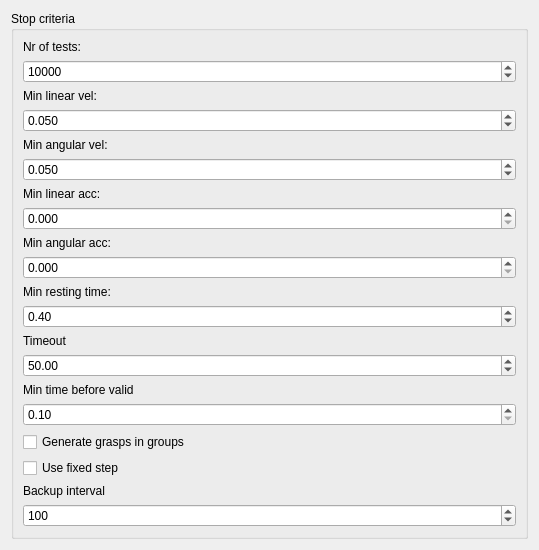
         <widget class="QWidget" name="scrollAreaWidgetContents_2">
          <property name="geometry">
           <rect>
            <x>0</x>
            <y>0</y>
            <width>539</width>
            <height>508</height>
           </rect>
          </property>
          <layout class="QVBoxLayout" name="verticalLayout_11">
           <item>
            <widget class="QGroupBox" name="groupBox_2">
             <property name="minimumSize">
              <size>
               <width>201</width>
               <height>0</height>
              </size>
             </property>
             <property name="title">
              <string>Stop criteria</string>
             </property>
             <layout class="QVBoxLayout" name="verticalLayout_12">
              <item>
               <widget class="QLabel" name="label_3">
                <property name="text">
                 <string>Nr of tests: </string>
                </property>
               </widget>
              </item>
              <item>
               <widget class="QSpinBox" name="_nrOfTestsSpin">
                <property name="toolTip">
                 <string>&lt;!DOCTYPE HTML PUBLIC &quot;-//W3C//DTD HTML 4.0//EN&quot; &quot;http://www.w3.org/TR/REC-html40/strict.dtd&quot;&gt;
&lt;html&gt;&lt;head&gt;&lt;meta name=&quot;qrichtext&quot; content=&quot;1&quot; /&gt;&lt;style type=&quot;text/css&quot;&gt;
p, li { white-space: pre-wrap; }
&lt;/style&gt;&lt;/head&gt;&lt;body style=&quot; font-family:'MS Shell Dlg 2'; font-size:8.25pt; font-weight:400; font-style:normal;&quot;&gt;
&lt;p style=&quot; margin-top:0px; margin-bottom:0px; margin-left:0px; margin-right:0px; -qt-block-indent:0; text-indent:0px; font-size:8pt;&quot;&gt;The number of simulations that is &lt;/p&gt;
&lt;p style=&quot; margin-top:0px; margin-bottom:0px; margin-left:0px; margin-right:0px; -qt-block-indent:0; text-indent:0px; font-size:8pt;&quot;&gt;to be performed.&lt;/p&gt;&lt;/body&gt;&lt;/html&gt;</string>
                </property>
                <property name="minimum">
                 <number>1</number>
                </property>
                <property name="maximum">
                 <number>1000000</number>
                </property>
                <property name="value">
                 <number>10000</number>
                </property>
               </widget>
              </item>
              <item>
               <widget class="QLabel" name="label_11">
                <property name="text">
                 <string>Min linear vel:</string>
                </property>
               </widget>
              </item>
              <item>
               <widget class="QDoubleSpinBox" name="_linVelSpin">
                <property name="toolTip">
                 <string>Objects must have an linear 
velocity below this value, before
it is considered to be 
resting.</string>
                </property>
                <property name="decimals">
                 <number>3</number>
                </property>
                <property name="minimum">
                 <double>0.001000000000000</double>
                </property>
                <property name="maximum">
                 <double>1.000000000000000</double>
                </property>
                <property name="singleStep">
                 <double>0.010000000000000</double>
                </property>
                <property name="value">
                 <double>0.050000000000000</double>
                </property>
               </widget>
              </item>
              <item>
               <widget class="QLabel" name="label_12">
                <property name="text">
                 <string>Min angular vel:</string>
                </property>
               </widget>
              </item>
              <item>
               <widget class="QDoubleSpinBox" name="_angVelSpin">
                <property name="toolTip">
                 <string>Objects must have an angular 
velocity below this value, before
it is considered to be 
resting.</string>
                </property>
                <property name="decimals">
                 <number>3</number>
                </property>
                <property name="minimum">
                 <double>0.001000000000000</double>
                </property>
                <property name="maximum">
                 <double>1.000000000000000</double>
                </property>
                <property name="singleStep">
                 <double>0.010000000000000</double>
                </property>
                <property name="value">
                 <double>0.050000000000000</double>
                </property>
               </widget>
              </item>
              <item>
               <widget class="QLabel" name="label_13">
                <property name="text">
                 <string>Min linear acc:</string>
                </property>
               </widget>
              </item>
              <item>
               <widget class="QDoubleSpinBox" name="_linAccSpin">
                <property name="decimals">
                 <number>3</number>
                </property>
                <property name="minimum">
                 <double>0.000000000000000</double>
                </property>
                <property name="maximum">
                 <double>1.000000000000000</double>
                </property>
                <property name="singleStep">
                 <double>0.000001000000000</double>
                </property>
                <property name="value">
                 <double>0.000000000000000</double>
                </property>
               </widget>
              </item>
              <item>
               <widget class="QLabel" name="label_14">
                <property name="text">
                 <string>Min angular acc:</string>
                </property>
               </widget>
              </item>
              <item>
               <widget class="QDoubleSpinBox" name="_angAccSpin">
                <property name="decimals">
                 <number>3</number>
                </property>
                <property name="minimum">
                 <double>0.000000000000000</double>
                </property>
                <property name="maximum">
                 <double>1.000000000000000</double>
                </property>
                <property name="singleStep">
                 <double>0.000001000000000</double>
                </property>
                <property name="value">
                 <double>0.000000000000000</double>
                </property>
               </widget>
              </item>
              <item>
               <widget class="QLabel" name="label_15">
                <property name="text">
                 <string>Min resting time:</string>
                </property>
               </widget>
              </item>
              <item>
               <widget class="QDoubleSpinBox" name="_minRestTimeSpin">
                <property name="toolTip">
                 <string>&lt;!DOCTYPE HTML PUBLIC &quot;-//W3C//DTD HTML 4.0//EN&quot; &quot;http://www.w3.org/TR/REC-html40/strict.dtd&quot;&gt;
&lt;html&gt;&lt;head&gt;&lt;meta name=&quot;qrichtext&quot; content=&quot;1&quot; /&gt;&lt;style type=&quot;text/css&quot;&gt;
p, li { white-space: pre-wrap; }
&lt;/style&gt;&lt;/head&gt;&lt;body style=&quot; font-family:'MS Shell Dlg 2'; font-size:8.25pt; font-weight:400; font-style:normal;&quot;&gt;
&lt;p style=&quot; margin-top:0px; margin-bottom:0px; margin-left:0px; margin-right:0px; -qt-block-indent:0; text-indent:0px; font-size:8pt;&quot;&gt; The minimum of time that the &lt;/p&gt;
&lt;p style=&quot; margin-top:0px; margin-bottom:0px; margin-left:0px; margin-right:0px; -qt-block-indent:0; text-indent:0px; font-size:8pt;&quot;&gt;other stop criterias must be &lt;/p&gt;
&lt;p style=&quot; margin-top:0px; margin-bottom:0px; margin-left:0px; margin-right:0px; -qt-block-indent:0; text-indent:0px; font-size:8pt;&quot;&gt;true before this stop criteria &lt;/p&gt;
&lt;p style=&quot; margin-top:0px; margin-bottom:0px; margin-left:0px; margin-right:0px; -qt-block-indent:0; text-indent:0px; font-size:8pt;&quot;&gt;becomes true.&lt;/p&gt;
&lt;p style=&quot; margin-top:0px; margin-bottom:0px; margin-left:0px; margin-right:0px; -qt-block-indent:0; text-indent:0px; font-size:8pt;&quot;&gt; Time is in seconds&lt;/p&gt;
&lt;p style=&quot; margin-top:0px; margin-bottom:0px; margin-left:0px; margin-right:0px; -qt-block-indent:0; text-indent:0px; font-size:8pt;&quot;&gt; &lt;/p&gt;&lt;/body&gt;&lt;/html&gt;</string>
                </property>
                <property name="singleStep">
                 <double>0.010000000000000</double>
                </property>
                <property name="value">
                 <double>0.400000000000000</double>
                </property>
               </widget>
              </item>
              <item>
               <widget class="QLabel" name="label_16">
                <property name="text">
                 <string>Timeout</string>
                </property>
               </widget>
              </item>
              <item>
               <widget class="QDoubleSpinBox" name="_maxRunningTimeSpin">
                <property name="toolTip">
                 <string>&lt;!DOCTYPE HTML PUBLIC &quot;-//W3C//DTD HTML 4.0//EN&quot; &quot;http://www.w3.org/TR/REC-html40/strict.dtd&quot;&gt;
&lt;html&gt;&lt;head&gt;&lt;meta name=&quot;qrichtext&quot; content=&quot;1&quot; /&gt;&lt;style type=&quot;text/css&quot;&gt;
p, li { white-space: pre-wrap; }
&lt;/style&gt;&lt;/head&gt;&lt;body style=&quot; font-family:'MS Shell Dlg 2'; font-size:8.25pt; font-weight:400; font-style:normal;&quot;&gt;
&lt;p style=&quot; margin-top:0px; margin-bottom:0px; margin-left:0px; margin-right:0px; -qt-block-indent:0; text-indent:0px; font-size:8pt;&quot;&gt;The maximum running time &lt;/p&gt;
&lt;p style=&quot; margin-top:0px; margin-bottom:0px; margin-left:0px; margin-right:0px; -qt-block-indent:0; text-indent:0px; font-size:8pt;&quot;&gt;allowed. If this time is exceeded &lt;/p&gt;
&lt;p style=&quot; margin-top:0px; margin-bottom:0px; margin-left:0px; margin-right:0px; -qt-block-indent:0; text-indent:0px; font-size:8pt;&quot;&gt;the one test will not be saved.&lt;/p&gt;&lt;/body&gt;&lt;/html&gt;</string>
                </property>
                <property name="maximum">
                 <double>999.990000000000009</double>
                </property>
                <property name="value">
                 <double>50.000000000000000</double>
                </property>
               </widget>
              </item>
              <item>
               <widget class="QLabel" name="label_17">
                <property name="text">
                 <string>Min time before valid</string>
                </property>
               </widget>
              </item>
              <item>
               <widget class="QDoubleSpinBox" name="_minTimeValidSpin">
                <property name="toolTip">
                 <string>The minimum time that the simulation 
has too run before the other stop 
criterias are evaluated.</string>
                </property>
                <property name="minimum">
                 <double>0.100000000000000</double>
                </property>
               </widget>
              </item>
              <item>
               <widget class="QCheckBox" name="_inGroupsCheck">
                <property name="text">
                 <string>Generate grasps in groups</string>
                </property>
               </widget>
              </item>
              <item>
               <widget class="QCheckBox" name="_fixedGroupBox">
                <property name="text">
                 <string>Use fixed step</string>
                </property>
               </widget>
              </item>
              <item>
               <widget class="QLabel" name="label_28">
                <property name="text">
                 <string>Backup interval </string>
                </property>
               </widget>
              </item>
              <item>
               <widget class="QSpinBox" name="_groupSizeSpin">
                <property name="minimum">
                 <number>2</number>
                </property>
                <property name="maximum">
                 <number>10000</number>
                </property>
                <property name="singleStep">
                 <number>1</number>
                </property>
                <property name="value">
                 <number>100</number>
                </property>
               </widget>
              </item>
             </layout>
            </widget>
           </item>
          </layout>
         </widget>
